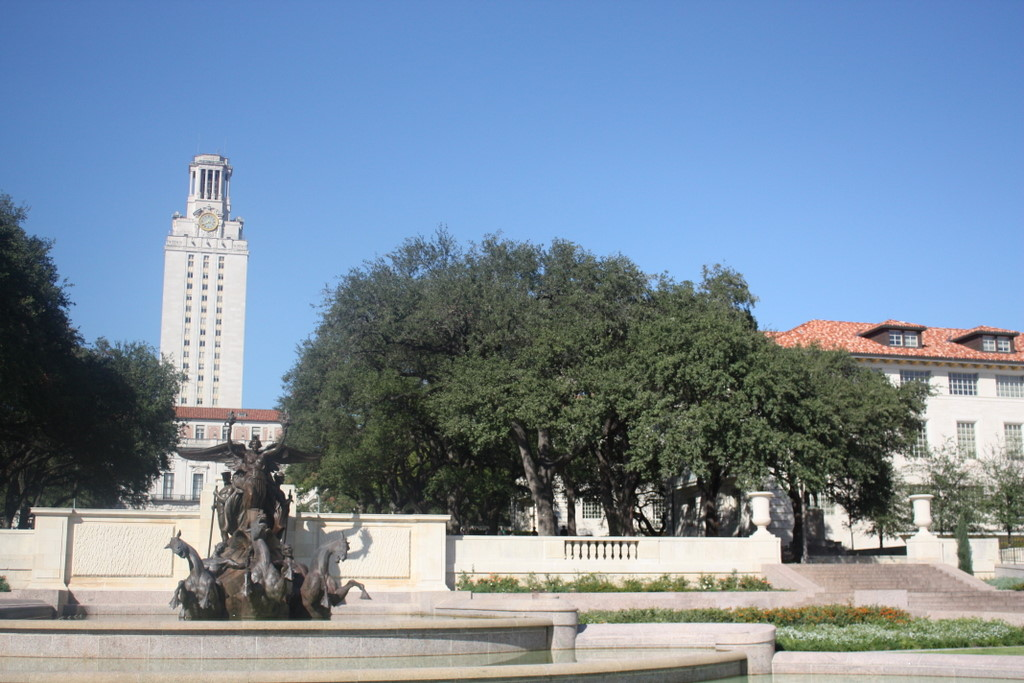
%> input picture Part 1/left.jpg, 1024 x 683 px
$ octave main.m   (GNU Octave 9; MATLAB toolbox functions it lacks are replaced by stand-ins)
%> lines starting %> are read from the running program, lines starting %| are printed output that depends on the picture
### Part 1/harris.m
% HARRIS - Harris corner detector
%
% Usage:  [cim, r, c] = harris(im, sigma, thresh, radius, disp)
%
% Arguments:
%            im     - image to be processed.
%            sigma  - standard deviation of smoothing Gaussian. Typical
%                     values to use might be 1-3.
%            thresh - threshold (optional). Try a value ~1000.
%            radius - radius of region considered in non-maximal
%                     suppression (optional). Typical values to use might
%                     be 1-3.
%            disp   - optional flag (0 or 1) indicating whether you want
%                     to display corners overlayed on the original
%                     image. This can be useful for parameter tuning.
%
% Returns:
%            cim    - binary image marking corners.
%            r      - row coordinates of corner points.
%            c      - column coordinates of corner points.
%
% If thresh and radius are omitted from the argument list 'cim' is returned
% as a raw corner strength image and r and c are returned empty.

% Reference:
% C.G. Harris and M.J. Stephens. "A combined corner and edge detector",
% Proceedings Fourth Alvey Vision Conference, Manchester.
% pp 147-151, 1988.
%
% Author:
% Peter Kovesi
% Department of Computer Science & Software Engineering
% The University of Western Australia
% pk@cs.uwa.edu.au  www.cs.uwa.edu.au/~pk
%
% March 2002

function [cim, r, c] = harris(im, sigma, thresh, radius, disp)

    error(nargchk(2,5,nargin));

    dx = [-1 0 1; -1 0 1; -1 0 1]; % Derivative masks
    dy = dx';

    Ix = conv2(im, dx, 'same');    % Image derivatives
    Iy = conv2(im, dy, 'same');

    % Generate Gaussian filter of size 6*sigma (+/- 3sigma) and of
    % minimum size 1x1.
    g = fspecial('gaussian',max(1,fix(6*sigma)), sigma);

    Ix2 = conv2(Ix.^2, g, 'same'); % Smoothed squared image derivatives
    Iy2 = conv2(Iy.^2, g, 'same');
    Ixy = conv2(Ix.*Iy, g, 'same');

    cim = (Ix2.*Iy2 - Ixy.^2)./(Ix2 + Iy2 + eps); % Harris corner measure

    % Alternate Harris corner measure used by some.  Suggested that
    % k=0.04 - I find this a bit arbitrary and unsatisfactory.
%   cim = (Ix2.*Iy2 - Ixy.^2) - k*(Ix2 + Iy2).^2;

    if nargin > 2   % We should perform nonmaximal suppression and threshold

	% Extract local maxima by performing a grey scale morphological
	% dilation and then finding points in the corner strength image that
	% match the dilated image and are also greater than the threshold.
	sze = 2*radius+1;                   % Size of mask.
	mx = ordfilt2(cim,sze^2,ones(sze)); % Grey-scale dilate.
	cim = (cim==mx)&(cim>thresh);       % Find maxima.

	[r,c] = find(cim);                  % Find row,col coords.

	if nargin==5 & disp      % overlay corners on original image
	    figure, imagesc(im), axis image, colormap(gray), hold on
	    plot(c,r,'ys'), title('corners detected');
	end

    else  % leave cim as a corner strength image and make r and c empty.
	r = []; c = [];
    end

### Part 1/dtct_fts.m
function [ r1, c1, r2, c2 ] = dtct_fts( grayImg1, grayImg2 )
%DETECT_FEATURES Summary of this function goes here
%   Detailed explanation goes here
    sigma = 2;
    thresh = 0.05;
    radius = 2;
    disp = 5;
    [~, r1, c1] = harris(grayImg1, sigma, thresh, radius, disp);
    [~, r2, c2] = harris(grayImg2, sigma, thresh, radius, disp);
end

### Part 1/desc_fts.m
function [ ftsdesc ]=desc_fts( img, radius, r, c )

    ftsnum=length(r);
    ftsdesc=zeros(ftsnum, (2 * radius + 1)^2);
    pad = zeros(2 * radius + 1);
    pad(radius + 1, radius + 1) = 1;
    padimg = imfilter(img, pad, 'replicate', 'full');
    for i = 1 : ftsnum
        row = r(i) : r(i) + 2 * radius;
        col = c(i) : c(i) + 2 * radius;
        nbr = padimg(row, col);
        ftsdesc(i,:) = nbr(:);
    end
    ftsdesc = zscore(ftsdesc')';
end

### Part 1/dist2.m
function n2 = dist2(x, c)
% DIST2	Calculates squared distance between two sets of points.
% Adapted from Netlab neural network software:
% http://www.ncrg.aston.ac.uk/netlab/index.php
%
%	Description
%	D = DIST2(X, C) takes two matrices of vectors and calculates the
%	squared Euclidean distance between them.  Both matrices must be of
%	the same column dimension.  If X has M rows and N columns, and C has
%	L rows and N columns, then the result has M rows and L columns.  The
%	I, Jth entry is the  squared distance from the Ith row of X to the
%	Jth row of C.
%	Copyright (c) Ian T Nabney (1996-2001)

    [ndata, dimx] = size(x);
    [ncentres, dimc] = size(c);
    if dimx ~= dimc
        error('Data dimension does not match dimension of centres')
    end

    n2 = (ones(ncentres, 1) * sum((x.^2)', 1))' + ...
      ones(ndata, 1) * sum((c.^2)',1) - ...
      2.*(x*(c'));

    % Rounding errors occasionally cause negative entries in n2
    if any(any(n2<0))
      n2(n2<0) = 0;
end

### Part 1/mtch_fts.m
function [ img1Feature_idx, img2Feature_idx ]=mtch_fts( numMatches, ftsdesc_left, ftsdesc_right)
    dists=dist2(ftsdesc_left, ftsdesc_right);
    [~,distid]=sort(dists(:), 'ascend');
    [img1Feature_idx, img2Feature_idx] = ind2sub(size(dists), distid(1:numMatches));
end

### Part 1/ransac.m
function [ bestFitModel, inlierIndices ] = ransac( parameters, x, y, fitModelFxn, errorFxn )

    [numMatches, ~] = size(x);
    numInliersEachIteration = zeros(parameters.numIterations,1);
    storedModels = {};%zeros(parameters.numIterations,3,3);

    for i = 1 : parameters.numIterations
        %display(['Running ransac Iteration: ', num2str(i)]);

        %select a random subset of points
        subsetIndices = randsample(numMatches, parameters.subsetSize);
        x_subset = x(subsetIndices, :);
        y_subset = y(subsetIndices, :);

        %fit a model to that subset
        model = fitModelFxn(x_subset, y_subset);

        %compute inliers, ie: find all remaining points that are
        %"close" to the model and reject the rest as outliers
        residualErrors = errorFxn(model, x, y);

        %display(['Mean Residual Error: ', num2str(mean(residualErrors))]);
        inlierIndices = find(residualErrors < parameters.inlierDistThreshold);

        %record the number of inliers
        numInliersEachIteration(i) = length(inlierIndices);

        %keep track of any models that generated an acceptable numbers of
        %inliers. This collection can be parsed later to find the best fit
        currentInlierRatio = numInliersEachIteration(i)/numMatches;
        if currentInlierRatio >=  parameters.minInlierRatio
        %if numInliersEachIteration(i) >= max(numInliersEachIteration)
            %re-fit the model using all of the inliers and store it
            x_inliers = x(inlierIndices, :);
            y_inliers = y(inlierIndices, :);
            storedModels{i} = fitModelFxn(x_inliers, y_inliers);
        end
    end
    %display(storedModels);
    %display(numInliersEachIteration);

    %retrieve the model with the best fit (highest number of inliers)
    bestIteration = find(numInliersEachIteration == max(numInliersEachIteration));
    bestIteration = bestIteration(1); %incase there was more than 1 with same value
    bestFitModel = storedModels{bestIteration};

    %recalculate the inlier indices for all points, this was done once before
    %when calculting this model, but it wasn't stored for space reasons.
    %Recalculate it now so that it can be returned to the caller
    residualErrors = errorFxn(bestFitModel, x, y);
    inlierIndices = find(residualErrors < parameters.inlierDistThreshold);
end

### Part 1/est_homo.m
function [H, inind] = est_homo( leftfts, rightfts )
    parameters.numIterations = 150;
    parameters.subsetSize = 4;
    parameters.inlierDistThreshold = 10;
    parameters.minInlierRatio = .3;
    [H, inind] = ransac(parameters, leftfts, rightfts, @fit_homo, @calc_resi);
    display('Inliers:');
    display(length(inind));
    display('Avg. residual for the Inliers:')
    display(mean(calc_resi(H, leftfts(inind,:), rightfts(inind,:))));
end

### Part 1/stitch.m
function [comp] = stitch(left, right, h)
    [h_left, w_left, chan_left] = size(left);
    [h_right, w_right, chan_right] = size(right);
    corners = [ 1 1 1; w_left 1 1; w_left h_left 1; 1 h_left 1];
    wrpcorn = homo2cart( corners * h );
    minx = min( min(wrpcorn(:,1)), 1);
    maxx = max( max(wrpcorn(:,1)), w_right);
    miny = min( min(wrpcorn(:,2)), 1);
    maxy = max( max(wrpcorn(:,2)), h_right);
    xres = minx : maxx;
    yres = miny : maxy;
    [x,y] = meshgrid(xres,yres) ;
    hinv = inv(h);
    wrphomoscale = hinv(1,3) * x + hinv(2,3) * y + hinv(3,3);
    wrpX = (hinv(1,1) * x + hinv(2,1) * y + hinv(3,1)) ./ wrphomoscale ;
    wrpY = (hinv(1,2) * x + hinv(2,2) * y + hinv(3,2)) ./ wrphomoscale ;
    if chan_left == 1
        lefthalf = interp2( im2double(left), wrpX, wrpY, 'cubic') ;
        righthalf = interp2( im2double(right), x, y, 'cubic') ;
    else
        lefthalf = zeros(length(yres), length(xres), 3);
        righthalf = zeros(length(yres), length(xres), 3);
        for i = 1:3
            lefthalf(:,:,i) = interp2( im2double( left(:,:,i)), wrpX, wrpY, 'cubic');
            righthalf(:,:,i) = interp2( im2double( right(:,:,i)), x, y, 'cubic');
        end
    end
    blndwght = ~isnan(lefthalf) + ~isnan(righthalf) ;
    lefthalf(isnan(lefthalf)) = 0 ;
    righthalf(isnan(righthalf)) = 0 ;
    comp = (lefthalf + righthalf) ./ blndwght ;

end

### Part 1/homo2cart.m
function [cartCord] = homo2cart(homoCord)
    dimension = size(homoCord, 2) - 1;
    normCord = bsxfun(@rdivide,homoCord,homoCord(:,end));
    cartCord = normCord(:,1:dimension);
end

### Part 1/calc_resi.m
function resi = calc_resi(H, homoCoordleft, homoCoordright)
    transpts = homoCoordleft * H;
    lambda_t =  transpts(:,3);
    lambda_2 = homoCoordright(:,3);
    cartdistX = transpts(:,1) ./ lambda_t - homoCoordright(:,1) ./ lambda_2;
    cartdistY = transpts(:,2) ./ lambda_t - homoCoordright(:,2) ./ lambda_2;
    resi = cartdistX .* cartdistX + cartdistY .* cartdistY;
end

### Part 1/fit_homo.m
function H = fit_homo(left_homo, right_homo)
    if size(left_homo) ~= size(right_homo)
        error('Number of matched features in the subset supplied to fit_homography does not match for both images')
    end
    [nummatches, ~] = size(left_homo)
    A = [];
    for i = 1:nummatches
        left_a = left_homo(i,:);
        right_a = right_homo(i,:);
        A_i = [ zeros(1,3),-left_a,right_a(2)*left_a;left_a,zeros(1,3),-right_a(1)*left_a];
        A = [A; A_i];
    end
    [~,~,eigenVecs] = svd(A);
    h=eigenVecs(:, 9);
    H=reshape(h,3,3);
    H = H ./ H(3,3);

end

### Part 1/main.m
clear all;
clc;
left=im2double(imread('left.jpg'));
right=im2double(imread('right.jpg'));
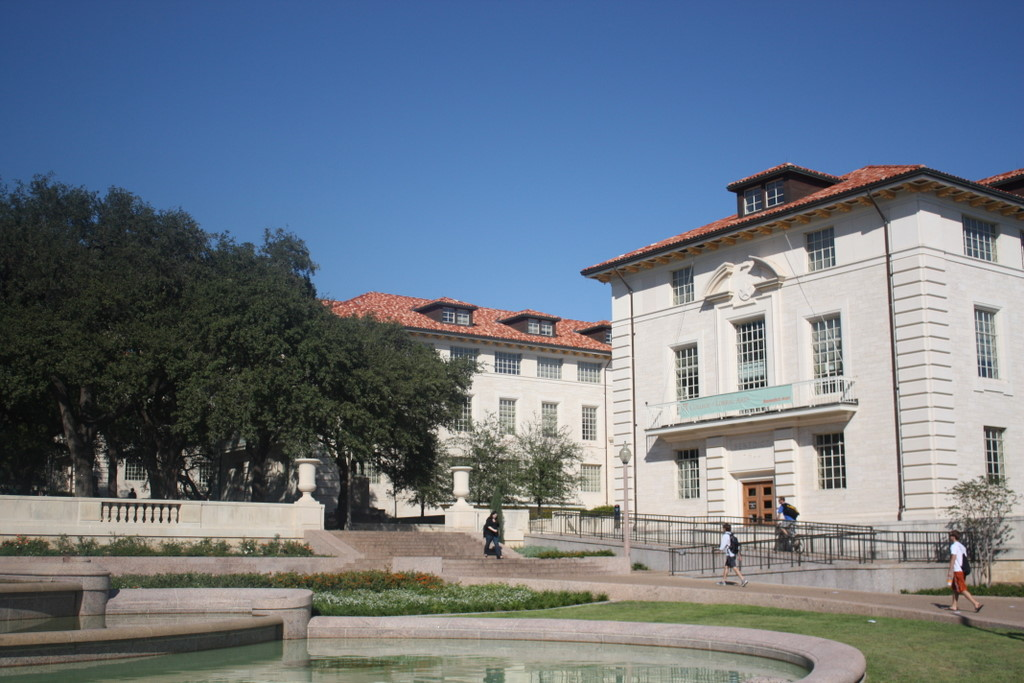
%> input picture Part 1/right.jpg, 1024 x 683 px
[h_left, w_left, ~]=size(left);
[h_right, w_right, ~]=size(right);
gr_left=rgb2gray(left);
gr_right=rgb2gray(right);
[r1, c1, r2, c2] = dtct_fts(gr_left, gr_right);
%> in harris, `cim = (cim==mx)&(cim>thresh);`:
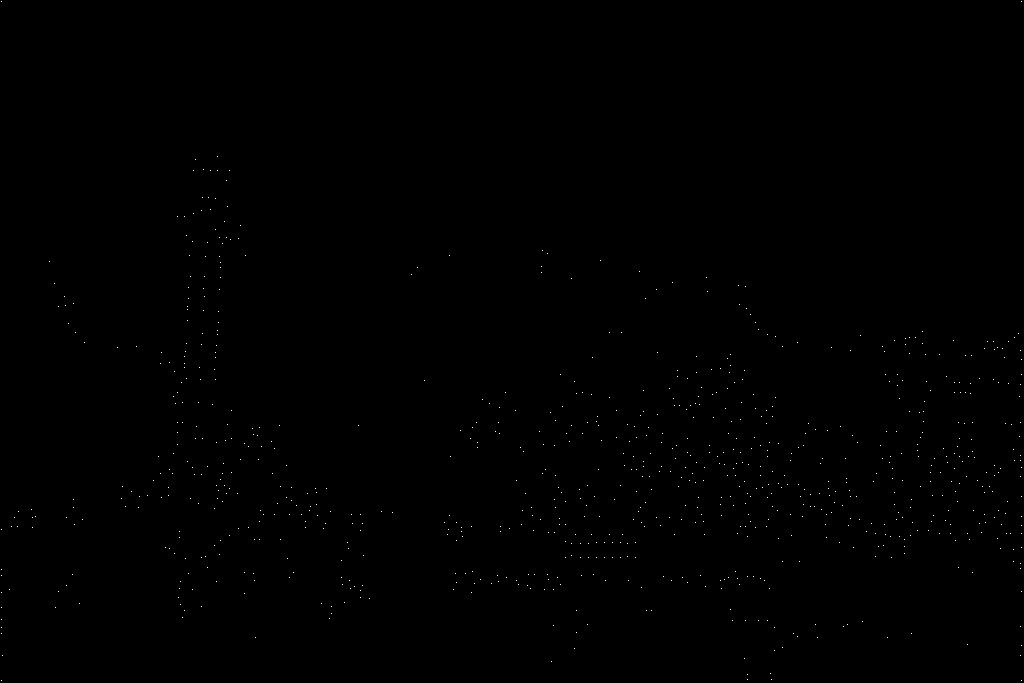
%> cim: size 683x1024 logical; 0.13% white in thin lines or dots
%> in harris, `[r,c] = find(cim);`: r = 879 values from 2 to 681; c = 879 values from 2 to 1022
%> in dtct_fts, `[~, r1, c1] = harris(grayImg1, sigma, thresh, radius, disp);`:
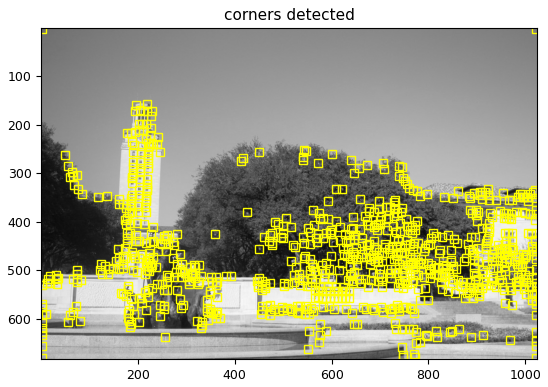
%> figure redrawn from the program's plot data
%> in dtct_fts, `[~, r1, c1] = harris(grayImg1, sigma, thresh, radius, disp);`: r1 = 879 values, max 681 at index 10, min 2 at index 1, mean 466.3; c1 = 879 values from 2 to 1022
%> in dtct_fts, `[~, r2, c2] = harris(grayImg2, sigma, thresh, radius, disp);`: r2 = 873 values, max 681 at index 249, min 165 at index 617, mean 442.9; c2 = 873 values from 2 to 1023
%> c1 = 879 values from 2 to 1022; c2 = 873 values from 2 to 1023

figure;
imshow([left right]); hold on; title('Overlay detected features (corners)');hold on;
plot(c1,r1,'ys');
plot(c2 + w_left, r2, 'ys');
nbr_rad = 20;
ftsdesc_left = desc_fts(gr_left, nbr_rad, r1, c1);
ftsdesc_right = desc_fts(gr_right, nbr_rad, r2, c2);
%> call 2 of desc_fts, with radius = 20
%> after the loop in desc_fts (call 2), `for i = 1 : ftsnum`:
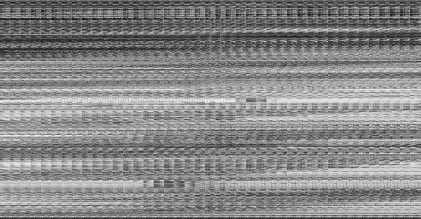
%> ftsdesc: size 873x1681 double (shown at 1/4 size); min 0.0127, max 0.994, mean 0.533

nummatch = 200;
[left_mtchfts, right_mtchfts] = mtch_fts(nummatch, ftsdesc_left, ftsdesc_right);
%> in dist2, `n2 = (ones(ncentres, 1) * sum((x.^2)', 1))' + ones(ndata, 1) * sum((c...`:
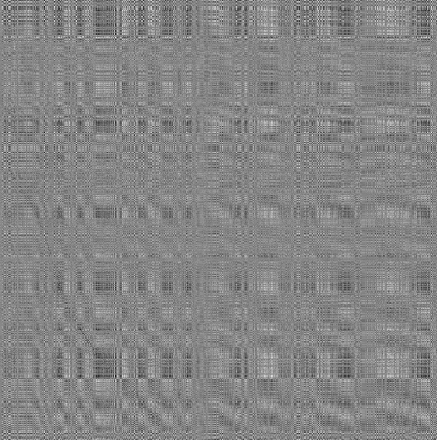
%> n2: size 879x873 double (shown at 1/2 size); min 67.08, max 6331.8, mean 3345.2; drawn with min black and max white
%> in mtch_fts, `[img1Feature_idx, img2Feature_idx] = ind2sub(size(dists), distid(1:num..`: img1Feature_idx = 200 values, max 867 at index 123, min 2 at index 22, mean 520.6; img2Feature_idx = 200 values, max 868 at index 75, min 1 at index 22, mean 213.3
%> left_mtchfts has the same summary as img1Feature_idx in mtch_fts; right_mtchfts has the same summary as img2Feature_idx in mtch_fts
mtch_r1 = r1(left_mtchfts);
%> mtch_r1 = 200 values, max 675 at index 53, min 333 at index 126, mean 517.5
mtch_c1 = c1(left_mtchfts);
%> mtch_c1 = 200 values, max 1021 at index 70, min 2 at index 22, mean 686.3
mtch_r2 = r2(right_mtchfts);
%> mtch_r2 = 200 values, max 639 at index 53, min 165 at index 117, mean 466.3
mtch_c2 = c2(right_mtchfts);
%> mtch_c2 = 200 values, max 1022 at index 75, min 2 at index 22, mean 374.9

figure;
imshow([left right]); hold on; title('Matched features Overlay');
hold on;
plot(mtch_c1, mtch_r1,'ys'); plot(mtch_c2 + w_left, mtch_r2, 'ys');
plot_r = [mtch_r1, mtch_r2];
%> plot_r = 200 rows, first 12: [562 529; 562 529; 662 629; 548 516; 543 511; 572 537; 539 506; 534 500; 577 542; 651 616; 659 623; 579 544]
plot_c = [mtch_c1, mtch_c2 + w_left];
%> plot_c = 200 rows, first 12: [800 1367; 783 1350; 552 1104; 854 1421; 840 1408; 736 1303; 779 1347; 738 1308; 754 1320; 775 1335; 745 1305; 761 1327]
figure;
imshow([left right]); hold on; title('Mapping of top matched features');
hold on;
plot(mtch_c1, mtch_r1,'ys'); plot(mtch_c2 + w_left, mtch_r2, 'ys');
for i = 1:nummatch
    plot(plot_c(i,:), plot_r(i,:));
end

leftmtchftspt = [mtch_c1, mtch_r1, ones(nummatch,1)];
rightmtchftspt = [mtch_c2, mtch_r2, ones(nummatch,1)];
[H, inind] = est_homo(leftmtchftspt,rightmtchftspt);
%> the loop in ransac, `for i = 1 : parameters.numIterations` made 150 passes
%> (x_subset, y_subset, inlierIndices, currentInlierRatio) on passes 1, 3, 5: ([982 533 1; 498 576 1; 12 527 1; 501 532 1], [515 505 1; 1022 582 1; 225 498 1; 222 498 1], [24; 42; 55; 86; 90; 152; 169], 0.035), ([918 531 1; 664 577 1; 931 482 1; 690 481 1], [456 501 1; 1022 582 1; 471 454 1; 239 445 1], [96; 103; 118; 182], 0.02), ([931 482 1; 664 577 1; 748 577 1; 679 487 1], [471 454 1; 283 542 1; 296 542 1; 228 451 1], [9; 140; 163; 181; 182; 197], 0.03)
%> after the loop in ransac, `for i = 1 : parameters.numIterations`: numInliersEachIteration = 150 values, max 95 at index 78, min 2 at index 25, mean 11.77; storedModels = 127 items; x_inliers = 70 rows, first 12: [800 562 1; 783 562 1; 854 548 1; 840 543 1; 736 572 1; 779 539 1; 738 534 1; 754 577 1; 761 579 1; 748 577 1; 893 479 1; 923 433 1]; y_inliers = 70 rows, first 12: [343 529 1; 326 529 1; 397 516 1; 384 511 1; 279 537 1; 323 506 1; 284 500 1; 296 542 1; 303 544 1; 291 542 1; 437 451 1; 468 408 1]
%> in ransac, `bestIteration = find(numInliersEachIteration == max(numInliersEachIter..`: bestIteration = [78; 96]
%> in ransac, `bestIteration = bestIteration(1);`: bestIteration = 78
%> in ransac, `bestFitModel = storedModels{bestIteration};`: bestFitModel = [1.36 0.192 0.000319; -0.059 1.28 5.36e-05; -612.7 -194.5 1]
%> in ransac, `residualErrors = errorFxn(bestFitModel, x, y);`: residualErrors = 200 values, max 2452518.4 at index 200, min 0.00478 at index 85, mean 152555.8
%> in ransac, `inlierIndices = find(residualErrors < parameters.inlierDistThreshold);`: inlierIndices = 112 values from 1 to 194
%> in est_homo, `[H, inind] = ransac(parameters, leftfts, rightfts, @fit_homo, @calc_re..`: H has the same summary as bestFitModel in ransac
%| 112
%| 1.4984
%> H has the same summary as bestFitModel in ransac; inind = 112 values from 1 to 194
mtch_c1 = mtch_c1(inind);
%> mtch_c1 = 112 values, max 1021 at index 92, min 529 at index 51, mean 814.2
mtch_c2 = mtch_c2(inind);
%> mtch_c2 = 112 values, max 559 at index 92, min 61 at index 51, mean 356.7
mtch_r1 = mtch_r1(inind);
%> mtch_r1 = 112 values, max 675 at index 46, min 337 at index 68, mean 511.9
mtch_r2 = mtch_r2(inind);
%> mtch_r2 = 112 values, max 639 at index 46, min 305 at index 68, mean 480.8

figure;
imshow([left right]); hold on; title('Inlier Matches');
hold on;
plot(mtch_c1, mtch_r1,'ys'); plot(mtch_c2 + w_left, mtch_r2, 'ys');

homo_trans = maketform('projective', H);
%> homo_trans = {ndims_in 2, ndims_out 2}
left_trans = imtransform(left, homo_trans);
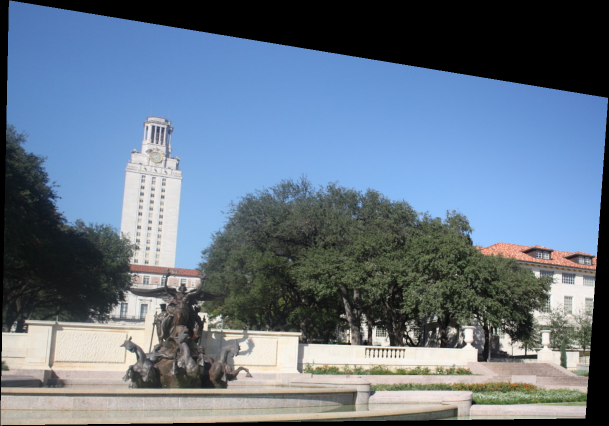
%> left_trans: size 852x1217x3 double (shown at 1/2 size); mean R, G, B 0.402, 0.464, 0.531
figure,
imshow(left_trans); title('Warped image');
final=stitch(left, right, H);
%> in homo2cart, `normCord = bsxfun(@rdivide,homoCord,homoCord(:,end));`: normCord = [-611.2 -192.9 1; 587.3 2.26 1; 542.1 643.4 1; -628.5 657.1 1]
%> in homo2cart, `cartCord = normCord(:,1:dimension);`: cartCord = [-611.2 -192.9; 587.3 2.26; 542.1 643.4; -628.5 657.1]
%> in stitch, `wrpcorn = homo2cart( corners * h );`: wrpcorn has the same summary as cartCord in homo2cart
%> in stitch, `minx = min( min(wrpcorn(:,1)), 1);`: minx = -628.5
%> in stitch, `maxx = max( max(wrpcorn(:,1)), w_right);`: maxx = 1024
%> in stitch, `miny = min( min(wrpcorn(:,2)), 1);`: miny = -192.9
%> in stitch, `maxy = max( max(wrpcorn(:,2)), h_right);`: maxy = 683
%> in stitch, `xres = minx : maxx;`: xres = 1653 values from -628.5 to 1023.5
%> in stitch, `yres = miny : maxy;`: yres = 876 values from -192.9 to 682.1
%> in stitch, `hinv = inv(h);`: hinv = [0.641 -0.126 -0.000198; 0.013 0.771 -4.54e-05; 395.2 72.89 0.87]
figure,
imshow(final); title('Homograph alignment');
%> after `imshow(final)`:
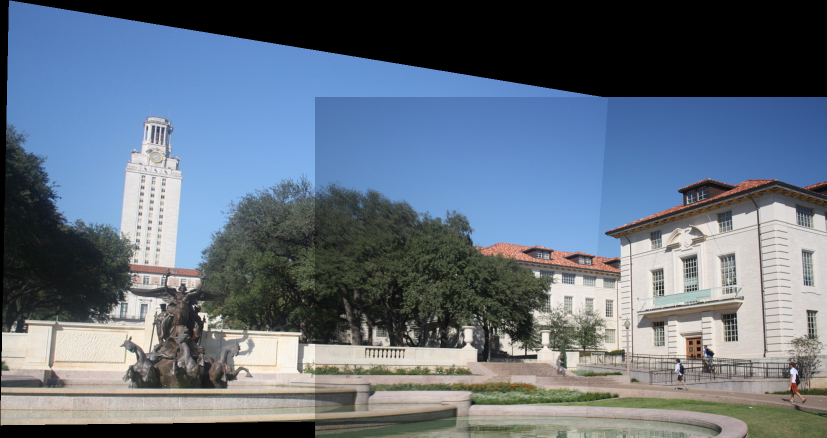
%> displayed picture: size 876x1653x3, on the screen's scale of 0 to 255 (shown at 1/2 size); mean R, G, B 99.4, 112, 126.4
